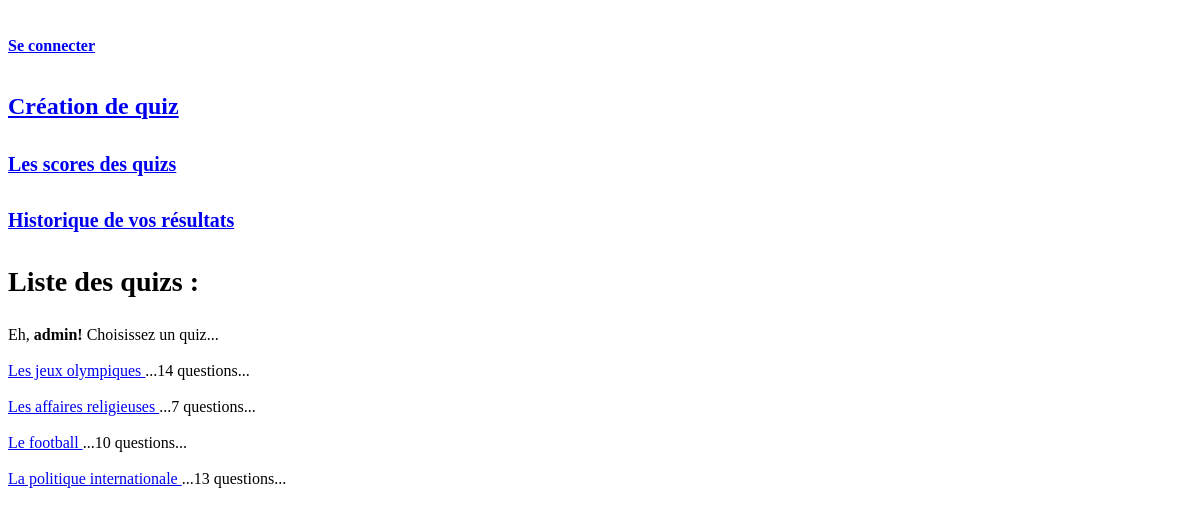
/quizzes_list/controller/quizzes_list_c.php (signed in), run on the app's committed database.
### tables this page shows
CREATE TABLE IF NOT EXISTS `quizzes` (
  `quiz_id` smallint(5) unsigned NOT NULL AUTO_INCREMENT,
  `quiz` varchar(100) NOT NULL,
  `creation_date` datetime NOT NULL,
  PRIMARY KEY (`quiz_id`),
  UNIQUE KEY `ind_quiz_name` (`quiz`),
  FULLTEXT KEY `ind_search_quiz_name` (`quiz`)
);

### quizzes_list/controller/quizzes_list_c.php (called while the page is built, shortened)
<?php
include '../../admin/model/bdd_connect_m.php';
include_once '../model/quizzes_list_m.php';
$listQuiz = quizList();
include '../view/quizzes_list.php';

### quizzes_list/model/quizzes_list_m.php (called while the page is built)
<?php
function quizList(){
    global $bdd;
    $data = $bdd->prepare('SELECT a.quiz,a.quiz_id AS "quizId",count(b.question_id) AS "nbQuestions"
                            FROM quizzes a
                            RIGHT JOIN questions b ON a.quiz_id = b.quiz_id
                            WHERE b.question_id IN (SELECT question_id FROM answers)
                            GROUP BY a.quiz,a.quiz_id
                            ORDER BY a.quiz_id;');
    $data->execute();
    return $data->fetchAll();
}

### quizzes_list/view/quizzes_list.php (the view, shortened to what this page needs)
<!DOCTYPE html>
<html lang="fr">
    <head>
        <link rel="stylesheet" href="../../quizz_details/view/quiz_details.css">
    </head>
    <body>
        <header>
            <nav>
                <h6><a href="../../users/sign_in/control/sign_in_c.php">Se connecter</a></h6>
                <h4><a href="../../admin/controller/actions_admin_c.php">Création de quiz</a></h4>
                <h5><a href="../../scores/controller/historic_scores_c.php">Les scores des quizs</a></h5>
                <h5><a href="../../scores/controller/historic_users_scores_c.php">Historique de vos résultats</a></h5>
            </nav>
            <h3>Liste des quizs :</h3>
        </header>
        <section>
            <?php
            if (isset($_SESSION['user']) && isset($_SESSION['userId'])) {
                    echo 'Eh, '.'<b>'.$_SESSION['user'].'! </b>'.'Choisissez un quiz...<br><br>';
                } else {
                    header('location: ../../users/sign_in/control/sign_in_c.php');
                }
            foreach ($listQuiz as $quiz) {
                ?>
            <div><a href="../../quizz_details/controller/quiz_details_c.php?quizId=<?php echo $quiz['quizId'];?>"><?php echo $quiz['quiz'].' ';?></a><span><?php echo '...'.$quiz['nbQuestions'].' questions...';?></span>
            <?php if (isset($_SESSION['submittedQuiz']) && $quiz['quizId'] == $_SESSION['quizId']) {
                echo $_SESSION['submittedQuiz'].' Votre score est de : <b>'.$_SESSION['previousResult'].'%</b>';
                }?></div>
            <br>
            <?php
            } ?>
        </section>
    </body>
</html>

### quizz_details/view/quiz_details.css (style rules this page uses)
header { font-family: Lucida Console; font-size: 1.5em; position: relative; margin-top: 1em; }

### data on the page
quizzes: quiz "Les jeux olympiques", nbQuestions "14"
quizzes: quiz "Les affaires religieuses", nbQuestions "7"
quizzes: quiz "Le football", nbQuestions "10"
quizzes: quiz "La politique internationale", nbQuestions "13"

### other printed values
$_SESSION['user'] "admin"
